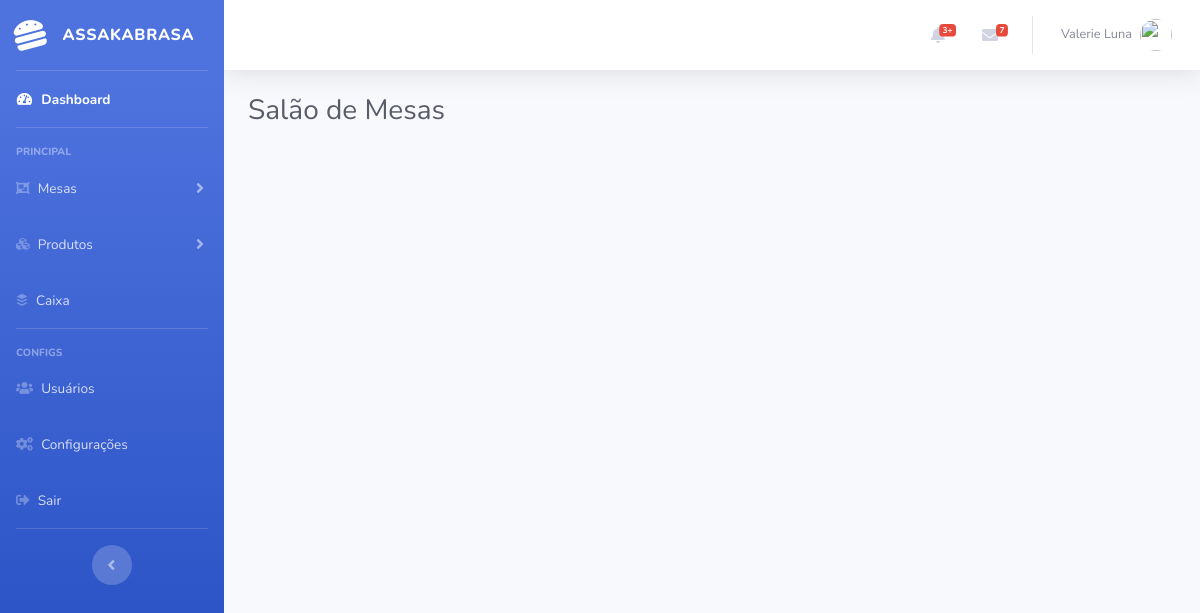
The page /mesas/salao (signed in) on the database as committed earlier.
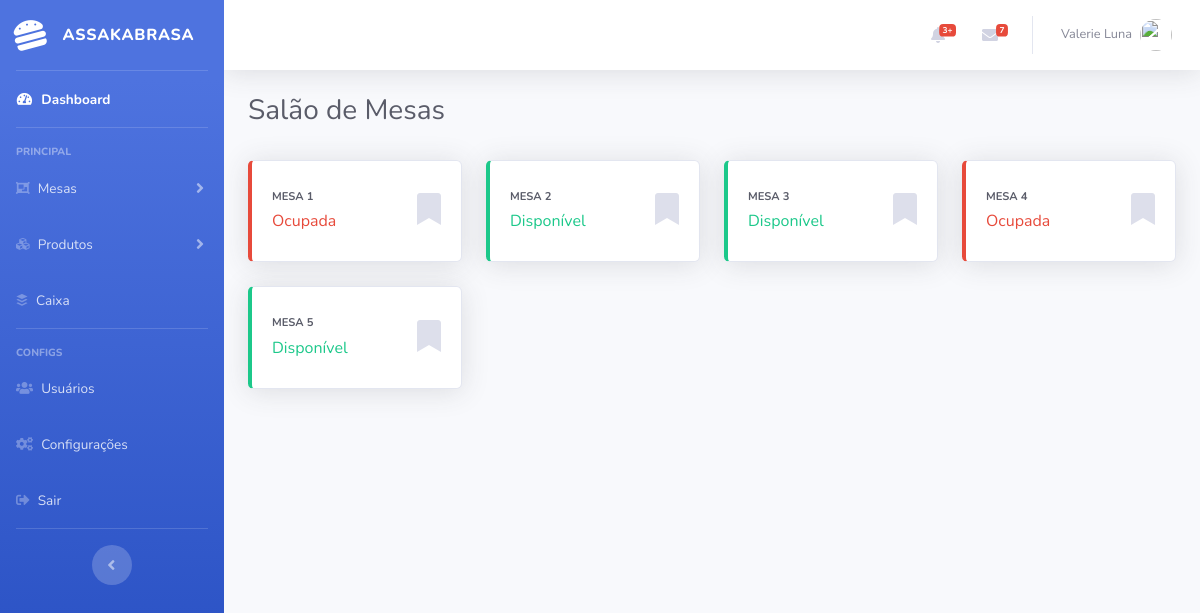
The same page on the database as committed later.
### tables this page shows
CREATE TABLE `tb_mesas` (
  `id` int(11) NOT NULL,
  `descricao` varchar(255) NOT NULL,
  `data_registro` datetime NOT NULL,
  `id_usuario` int(11) NOT NULL,
  `status` int(1) NOT NULL
);

### app/controllers/Mesas.php (called while the page is built, shortened)
<?php
	class Mesas extends Controller {
		public function __construct(){
			$this->mesaModel = $this->model('Mesa');
		}
		public function salao(){
			$mesas = $this->mesaModel->getMesas();
			$data = [
				'mesas' => $mesas
			];
			$this->view('mesas/salao', $data);
		}
	}
?>

### app/libraries/Core.php (called while the page is built, shortened)
<?php
	class Core{
		protected $currentMethod = 'index';
		public function __construct(){
			$url = $this->getUrl();
			if (file_exists("../app/controllers/" . ucwords($url[0]) . ".php")) {
				unset($url[0]);
			}
			$this->currentController = new $this->currentController();
			if (isset($url[1])) {
				if (method_exists($this->currentController, $url[1])) {
					$this->currentMethod = $url[1];
					unset($url[1]);
				}
			}
			$this->params = $url ? array_values($url) : [];
			call_user_func_array([$this->currentController, $this->currentMethod], $this->params);
		}
		public function getUrl(){
			if (isset($_GET['url'])) {
				$url = rtrim($_GET['url'], "/");
				$url = filter_var($url, FILTER_SANITIZE_URL);
				$url = explode("/", $url);
				return $url;
			}
		}
	}
?>

### public/index.php (called while the page is built, shortened)
<?php
	$init = new Core;
?>

### app/libraries/Database.php (called while the page is built, shortened)
<?php
	class Database {
		private $host = DB_HOST;
		private $user = DB_USER;
		private $pass = DB_PASS;
		private $dbname = DB_NAME;
		private $dbh;
		private $stmt;
		public function __construct() {
			$dsn = 'mysql:host=' . $this->host . ';dbname=' . $this->dbname;
			$options = array(
				PDO::ATTR_PERSISTENT => true,
				PDO::ATTR_ERRMODE => PDO::ERRMODE_EXCEPTION
			);
			try{
				$this->dbh = new PDO($dsn, $this->user, $this->pass, $options);
			} catch(PDOException $e){
				$this->error = $e->errorInfo();
				echo $this->error;
			}
		}
		public function query($sql) {
			$this->stmt = $this->dbh->prepare($sql);
		}
		public function execute() {
			return $this->stmt->execute();
		}
		public function resultSet() {
			$this->execute();
			return $this->stmt->fetchAll(PDO::FETCH_OBJ);
		}
	}
?>

### app/models/Mesa.php (called while the page is built, shortened)
<?php
	class Mesa {
		private $db;
		public function __construct() {
			$this->db = new Database;
		}
		public function getMesas() {
			$this->db->query("SELECT * FROM tb_mesas");
			if ($this->db->execute()) {
				return $this->db->resultSet();
			}else{
				return false;
			}
		}
	}
?>

### app/views/mesas/salao.php (the view, shortened to what the changed rows need)
<?php require_once APPROOT . '/views/inc/header.php'; ?>
	<div class="row">
		<div class="col-lg-12">
			<h1 class="h3 mb-2 text-gray-800">Salão de Mesas</h1>
			<div class="row">
				<div class="col-12 mt-4">
					<div class="row">
						<?php foreach ($data['mesas'] as $key => $value): ?>
							<div class="col-xl-3 col-md-6 mb-4">
								<div class="card border-left-<?php echo $value->status == 1 ? 'danger' : 'success' ?> shadow h-100 py-2">
									<div class="card-body">
										<div class="row no-gutters align-items-center">
											<div class="col mr-2">
												<div class="text-xs font-weight-bold text-gray-800 text-uppercase mb-1"><?php echo $value->descricao ?></div>
												<p class="my-0 text-<?php echo $value->status == 1 ? 'danger' : 'success' ?>"><?php echo $value->status == 1 ? 'Ocupada' : 'Disponível' ?></p>
											</div>
											<div class="col-auto">
												<i class="fas fa-bookmark fa-2x text-gray-300"></i>
											</div>
										</div>
									</div>
								</div>
							</div>
						<?php endforeach ?>
					</div>
				</div>
			</div>
		</div>
	</div>
<?php require_once APPROOT . '/views/inc/footer.php'; ?>

### app/views/inc/header.php (shortened to what the changed rows need)
<!DOCTYPE html>
<html lang="en">
    <head>
        <link href="<?php echo URLROOT; ?>/vendor/fontawesome-free/css/all.min.css" rel="stylesheet" type="text/css">
        <link href="<?php echo URLROOT; ?>/css/sb-admin-2.min.css" rel="stylesheet">
        <link href="<?php echo URLROOT; ?>/vendor/datatables/dataTables.bootstrap4.min.css" rel="stylesheet">
    </head>
    <body id="page-top">
        <div id="wrapper">
            <ul class="navbar-nav bg-gradient-primary sidebar sidebar-dark accordion" id="accordionSidebar">
                <li class="nav-item">
                    <?php if (isset($_SESSION['id_caixa'])): ?>
                        <a class="nav-link" href="#logoutModal">
                            <i class="fas fa-sign-out-alt"></i>
                        <span>Sair</span></a>
                    <?php else: ?>
                        <a class="nav-link" href="<?php echo URLROOT; ?>/users/logout">
                        	<i class="fas fa-sign-out-alt"></i>
                        <span>Sair</span></a>
                    <?php endif; ?>
                </li>
            </ul>
            <div id="content-wrapper" class="d-flex flex-column">
                <div id="content">
                    <div class="container-fluid">

Rows that differ between the two databases and show on the page:
added tb_mesas: descricao "MESA 1", status "Ocupada"
added tb_mesas: descricao "MESA 2", status "Disponível"
added tb_mesas: descricao "MESA 3", status "Disponível"
added tb_mesas: descricao "MESA 4", status "Ocupada"
added tb_mesas: descricao "MESA 5", status "Disponível"
